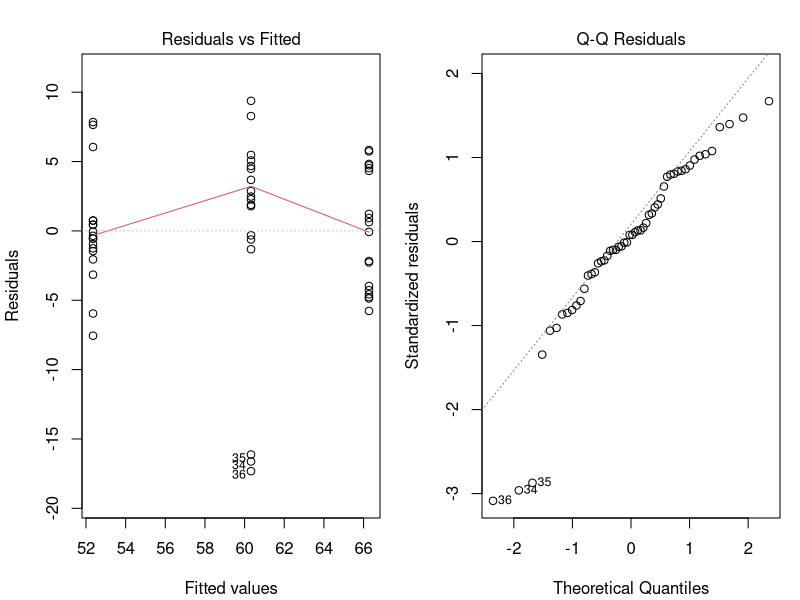
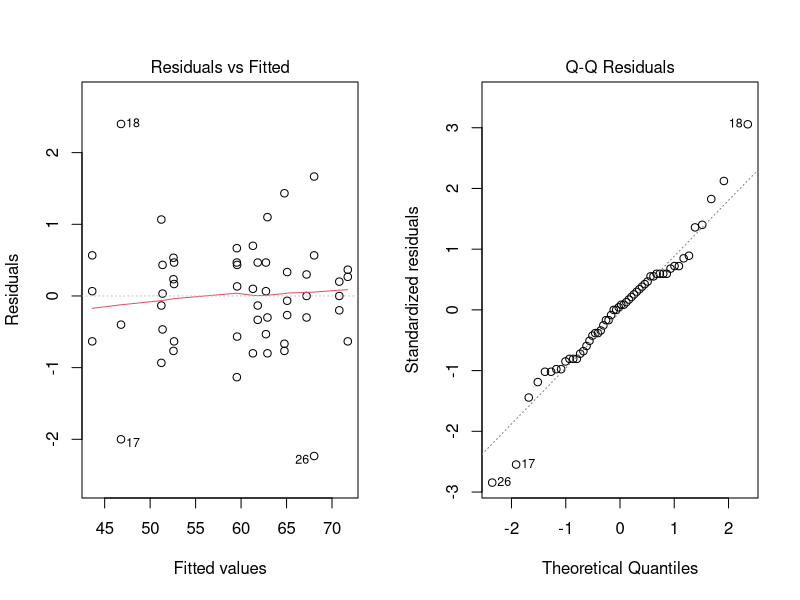
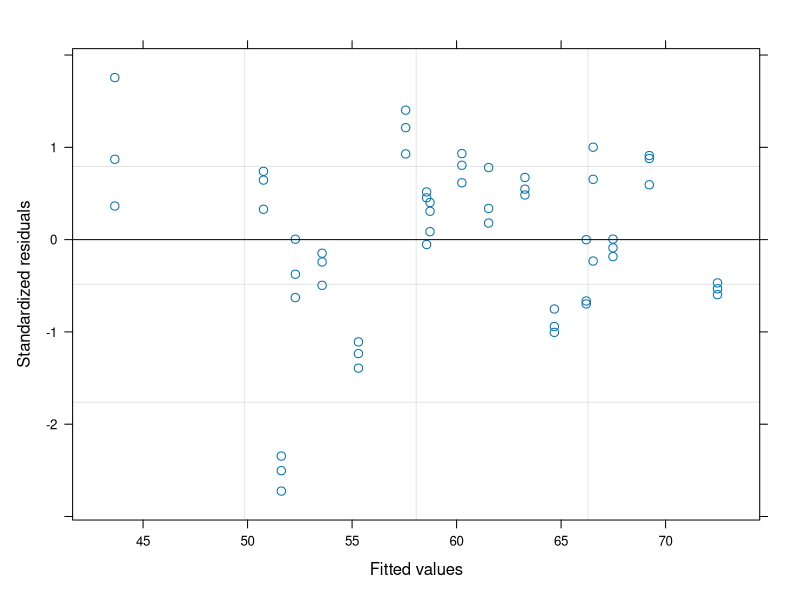
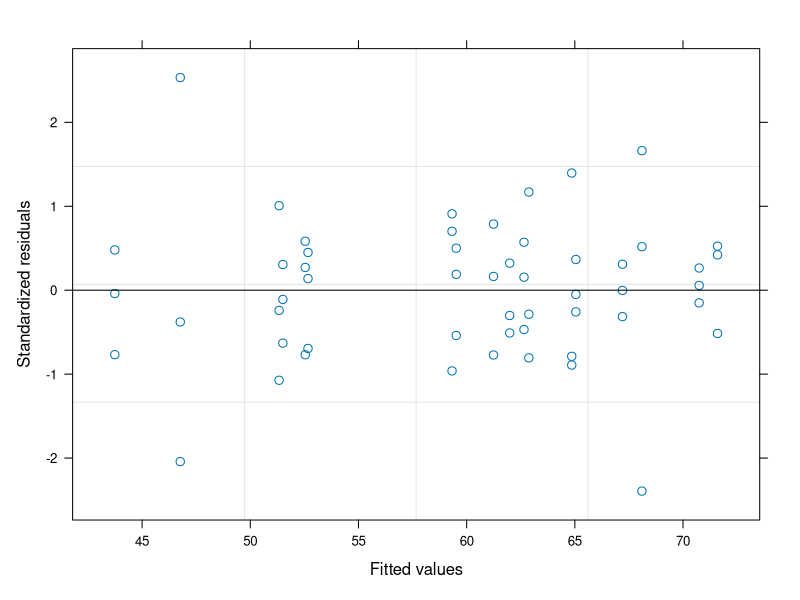
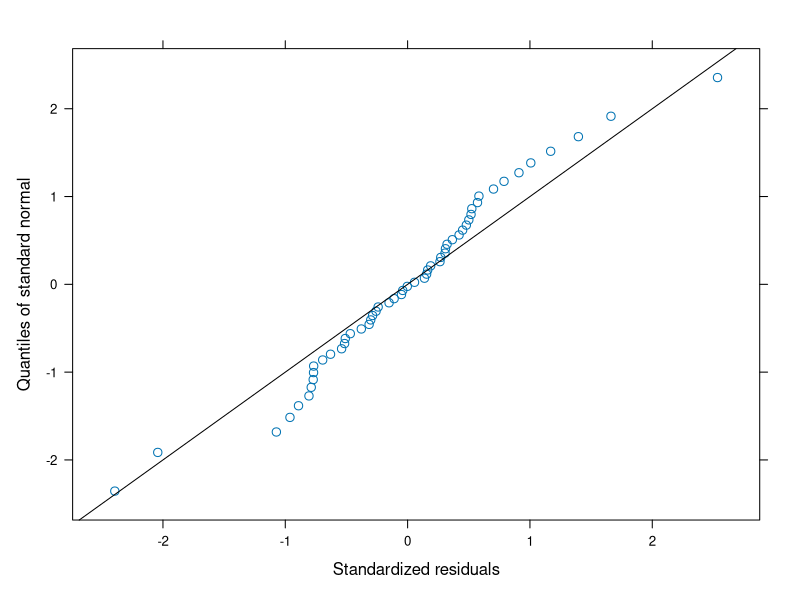
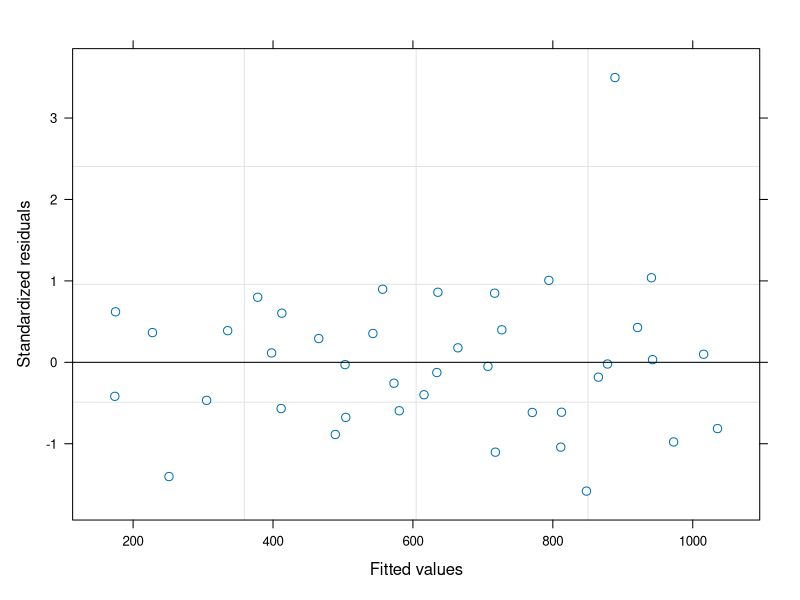

The R source for these figures, in order:
## Chapter 18: Mixed Effects Models


## A basic example

require(nlme)
data(Machines) # 6 randomly selected workers tested on 3 types of machine
summary(Machines)


fm1<-lm(score~Machine,data=Machines)
anova(fm1)
summary(fm1)


op<-par(mfrow=c(1,2),mar=c(4.1,4.1,2.7,1))
plot(fm1, which=1:2)# but residuals look a bit strange
par(op)


oneway.test(score~Worker,data=Machines)


fm2<-lm(score~Machine*Worker,data=Machines)
anova(fm2) 
# summary(fm2)# Could use TukeyHSD to test specific comparisons of interest, but results would vary with different workers.
op<-par(mfrow=c(1,2))
plot(fm2,which=1:2)
par(op)


fm3<-lme(score~Machine,random= ~ 1 | Worker,data=Machines)


anova(fm3)#  larger F-value than with lm()
plot(fm3) # residuals still odd


op<-par(mfrow=c(1,2))
fm4<-lme(score~Machine,random= ~ 1 + Machine | Worker,data=Machines)
plot(fm4)
qqnorm(fm4,abline=c(0,1))
par(op)


anova(fm4) # F value lower, but still signif. 
summary(fm4) # we get estimates for variability associated with workers and with machine in worker, and these are rather small compared to the consistant differences between machines.


## Split-plots

Rye <- read.csv("../Data/RyeSplitPlot.csv", comm="#")
summary(Rye)
summary(aov(RyeDM~Rep+Plant+Tdate + Error(Rep/Plant),data=Rye))


fm1<-lme(RyeDM~Plant+Tdate, random= ~1|Rep/Plant,data=Rye)
anova(fm1)


summary(fm1)
plot(fm1)


fm2<-lme(RyeDM~Plant*Tdate, random= ~1|Rep/Plant,data=Rye)
anova(fm2)


fm1.ML<-lme(RyeDM~Plant+Tdate, random= ~1|Rep/Plant,data=Rye,method = "ML")
fm2.ML<-lme(RyeDM~Plant*Tdate, random= ~1|Rep/Plant,data=Rye,method = "ML")
anova(fm1.ML,fm2.ML)

## Exercises

##1)## Refit the split-plot model for the Rye data from above without the outlier. Do the residuals suggest that the model is valid? How did removing the outlier affect the estimation of the fixed and random effects?

##2)## Another example of a nested model that may be similar to a repeated measures or a split plot can be seen in the dataset `RatPupWeight` that is included in `nlme`. Here are weights for 322 rat pups exposed to one of three experimental treatments. We'd expect that weight might be influenced by sex, size of litter and the experimental treatments, but there is likely to be an effect of the mother (`litter`) also that could mask these others. Fit a mixed effects model of weight as a funtion of treatment, litter size, and sex with litter as a random effect. How well does this appear to fit the data based on the residuals? Are there significant interactions between the fixed effects?

